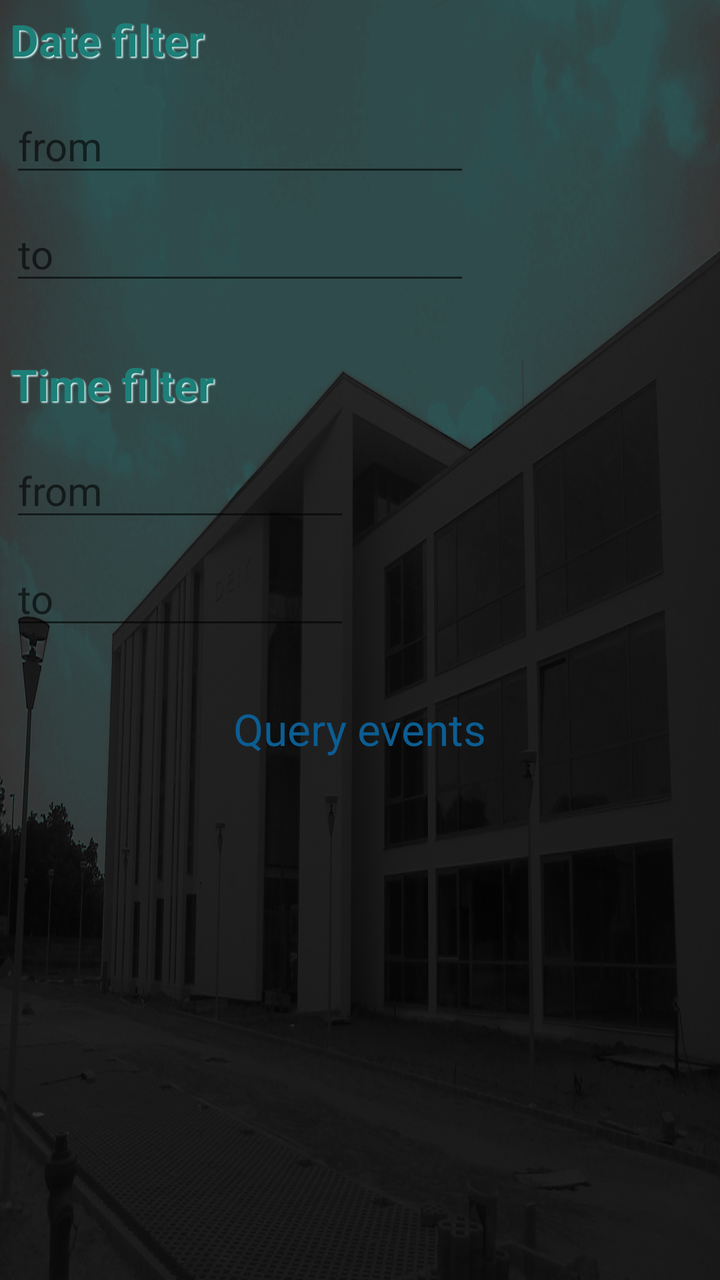
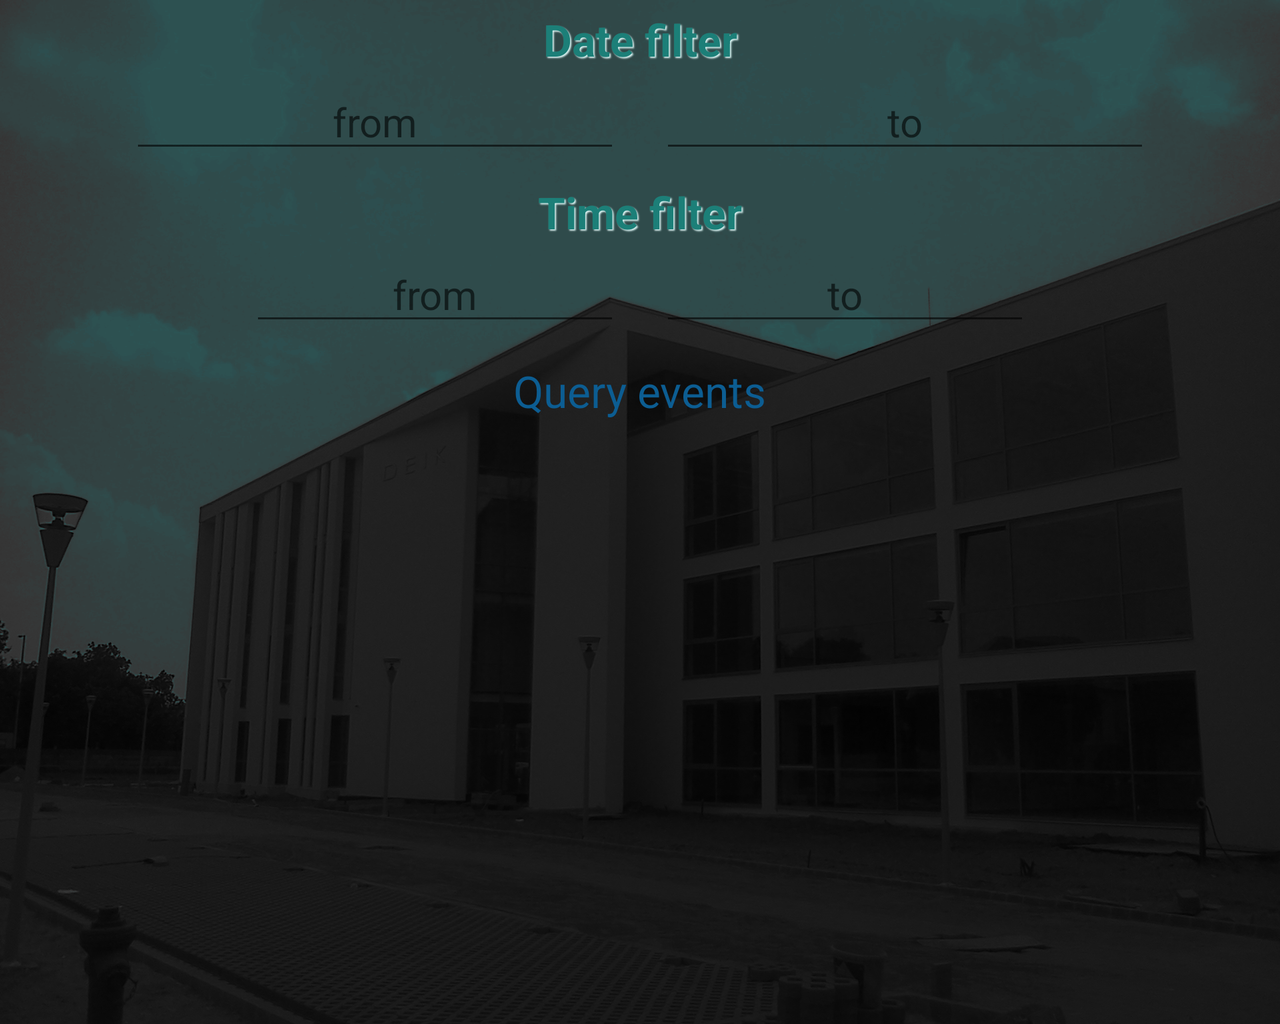

One screen, two layout resources from the same app: the default and the repository's alternative for another configuration. Each is rendered where Android would select it; the XML of both is given below.
<!-- AndroidManifest.xml: application theme AppTheme -->
<!-- res/layout/fragment_welcome.xml -->
<ScrollView xmlns:android="http://schemas.android.com/apk/res/android"
    xmlns:tools="http://schemas.android.com/tools"
    android:layout_width="match_parent"
    android:layout_height="match_parent"
    android:background="@drawable/deik"
    android:padding="@dimen/paddingDefault" >

    <RelativeLayout
        android:layout_width="match_parent"
        android:layout_height="wrap_content" >

        <TextView
            android:id="@+id/textDateCategory"
            style="@style/MyTextView"
            android:layout_width="match_parent"
            android:layout_height="wrap_content"
            android:layout_marginBottom="@dimen/welcomeMarginBottom2"
            android:layout_marginRight="@dimen/welcomeMarginRight4"
            android:gravity="left"
            android:text="@string/dateFilter"
            android:textSize="@dimen/textBigSize"
            android:textStyle="bold" />

        <EditText
            android:id="@+id/textDateFrom"
            android:layout_width="match_parent"
            android:layout_height="wrap_content"
            android:layout_below="@+id/textDateCategory"
            android:layout_marginBottom="@dimen/welcomeMarginBottom3"
            android:layout_marginRight="@dimen/welcomeMarginRight2"
            android:focusable="false"
            android:gravity="left"
            android:hint="@string/hintDateFrom"
            android:textSize="@dimen/textNormalSize"
            tools:ignore="TextFields" />

        <EditText
            android:id="@+id/textDateTo"
            android:layout_width="match_parent"
            android:layout_height="wrap_content"
            android:layout_alignLeft="@+id/textDateFrom"
            android:layout_alignRight="@+id/textDateFrom"
            android:layout_below="@+id/textDateFrom"
            android:layout_marginBottom="@dimen/welcomeMarginBottom1"
            android:focusable="false"
            android:gravity="left"
            android:hint="@string/hintDateTo"
            android:textSize="@dimen/textNormalSize"
            tools:ignore="TextFields" />

        <TextView
            android:id="@+id/textTimeCategory"
            style="@style/MyTextView"
            android:layout_width="match_parent"
            android:layout_height="wrap_content"
            android:layout_below="@+id/textDateTo"
            android:layout_marginBottom="@dimen/welcomeMarginBottom2"
            android:layout_marginRight="@dimen/welcomeMarginRight4"
            android:gravity="left"
            android:text="@string/timeFilter"
            android:textSize="@dimen/textBigSize"
            android:textStyle="bold" />

        <EditText
            android:id="@+id/textTimeFrom"
            android:layout_width="match_parent"
            android:layout_height="wrap_content"
            android:layout_below="@+id/textTimeCategory"
            android:layout_marginBottom="@dimen/welcomeMarginBottom3"
            android:layout_marginRight="@dimen/welcomeMarginRight1"
            android:focusable="false"
            android:gravity="left"
            android:hint="@string/hintDateFrom"
            android:textSize="@dimen/textNormalSize" />

        <EditText
            android:id="@+id/textTimeTo"
            android:layout_width="match_parent"
            android:layout_height="wrap_content"
            android:layout_alignLeft="@+id/textTimeFrom"
            android:layout_alignRight="@+id/textTimeFrom"
            android:layout_below="@+id/textTimeFrom"
            android:focusable="false"
            android:gravity="left"
            android:hint="@string/hintDateTo"
            android:textSize="@dimen/textNormalSize" />

        <MultiAutoCompleteTextView
            android:id="@+id/autoCategories"
            style="@style/CustomAutoCompleteTextView"
            android:layout_width="match_parent"
            android:layout_height="wrap_content"
            android:layout_alignLeft="@id/textTimeTo"
            android:layout_below="@id/textTimeTo"
            android:layout_marginRight="@dimen/welcomeMarginRight3"
            android:layout_marginTop="@dimen/welcomeMarginTop2"
            android:hint="@string/hintCategory"
            android:inputType="textNoSuggestions"
            android:visibility="gone" />

        <MultiAutoCompleteTextView
            android:id="@+id/autoProviders"
            style="@style/CustomAutoCompleteTextView"
            android:layout_width="match_parent"
            android:layout_height="wrap_content"
            android:layout_alignLeft="@id/textTimeTo"
            android:layout_below="@id/autoCategories"
            android:layout_marginRight="@dimen/welcomeMarginRight3"
            android:layout_marginTop="@dimen/welcomeMarginTop2"
            android:hint="@string/hintProvider"
            android:inputType="textNoSuggestions"
            android:visibility="gone" />

        <MultiAutoCompleteTextView
            android:id="@+id/autoLocations"
            style="@style/CustomAutoCompleteTextView"
            android:layout_width="match_parent"
            android:layout_height="wrap_content"
            android:layout_alignLeft="@id/textTimeTo"
            android:layout_below="@id/autoProviders"
            android:layout_marginRight="@dimen/welcomeMarginRight3"
            android:layout_marginTop="@dimen/welcomeMarginTop2"
            android:hint="@string/hintLocation"
            android:inputType="textNoSuggestions"
            android:visibility="gone" />

        <Button
            android:id="@+id/btnQuery"
            android:layout_width="wrap_content"
            android:layout_height="wrap_content"
            android:layout_below="@+id/textTimeTo"
            android:layout_centerHorizontal="true"
            android:layout_marginTop="@dimen/welcomeMarginTop1"
            android:text="@string/query"
            android:textSize="@dimen/textBigSize" />
    </RelativeLayout>

</ScrollView>
<!-- resources referenced by this layout -->
<resources>
  <!-- from res/values-normal/ -->
  <dimen name="paddingDefault">5dp</dimen>
  <!-- from res/values-normal/ -->
  <dimen name="textBigSize">22sp</dimen>
  <!-- from res/values-normal/ -->
  <dimen name="textNormalSize">20sp</dimen>
  <!-- from res/values-normal/ -->
  <dimen name="welcomeMarginBottom1">30dp</dimen>
  <!-- from res/values-normal/ -->
  <dimen name="welcomeMarginBottom2">15dp</dimen>
  <!-- from res/values-normal/ -->
  <dimen name="welcomeMarginBottom3">10dp</dimen>
  <!-- from res/values-normal/ -->
  <dimen name="welcomeMarginRight1">180dp</dimen>
  <!-- from res/values-normal/ -->
  <dimen name="welcomeMarginRight2">120dp</dimen>
  <!-- from res/values-normal/ -->
  <dimen name="welcomeMarginRight3">60dp</dimen>
  <!-- from res/values-normal/ -->
  <dimen name="welcomeMarginRight4">34dp</dimen>
  <!-- from res/values-normal/ -->
  <dimen name="welcomeMarginTop1">30dp</dimen>
  <!-- from res/values-normal/ -->
  <dimen name="welcomeMarginTop2">20dp</dimen>
  <string name="dateFilter">Date filter</string>
  <string name="hintCategory">category</string>
  <string name="hintDateFrom">from</string>
  <string name="hintDateTo">to</string>
  <string name="hintLocation">location</string>
  <string name="hintProvider">provider</string>
  <string name="query">Query events</string>
  <string name="timeFilter">Time filter</string>
  <color name="black_almost">#434343</color>
  <color name="blue_light">#d4ebf2</color>
  <color name="bluish">#1c7f78</color>
  <color name="whitish">#d9f4f3</color>
  <!-- from res/values-normal/ -->
  <item name="shadowRadius" format="float" type="dimen">1.3</item>
  <!-- from res/values-normal/ -->
  <item name="shadowDx" format="float" type="dimen">1.5</item>
  <!-- from res/values-normal/ -->
  <item name="shadowDy" format="float" type="dimen">1.5</item>
  <style name="Button" parent="@android:style/Widget.Button">
          <item name="android:background">@drawable/button_background</item>
          <item name="android:textSize">@dimen/textNormalSize</item>
          <item name="android:textColor">@color/blue_dark</item>
      </style>
  <style name="TextView" parent="@android:style/Widget.TextView">
          <item name="android:textSize">@dimen/textSize</item>
      </style>
  <style name="ListView" parent="@android:style/Widget.ListView">
          <item name="android:cacheColorHint">@android:color/transparent</item>
          <item name="android:scrollingCache">false</item>
          <item name="android:listSelector">@drawable/listitem_selector</item>
      </style>
  <style name="EditText" parent="@android:style/Widget.EditText">
          <item name="android:background">@drawable/edittext_background</item>
          <item name="android:textColor">@color/black_almost</item>
      </style>
  <style name="ActionBar" parent="@style/Widget.AppCompat.ActionBar">
          <item name="titleTextStyle">@style/TitleText</item>
          <item name="background">@color/blue_verylight</item>
      </style>
  <style name="ActionBarTab" parent="Widget.AppCompat.ActionBar.TabView">
          <item name="android:background">@drawable/tab_background</item>
          <item name="android:paddingLeft">0dp</item>
          <item name="android:paddingRight">0dp</item>
      </style>
  <style name="ActionBarTabText" parent="Widget.AppCompat.ActionBar.TabText">
          <item name="textAllCaps">false</item>
          <item name="android:textColor">@color/black_almost</item>
      </style>
  <color name="blue_dark">#0c5d92</color>
  <!-- from res/values-normal/ -->
  <dimen name="textSize">18sp</dimen>
  <style name="TitleText" parent="@style/TextAppearance.AppCompat.Widget.ActionBar.Title">
          <item name="android:textColor">@color/gray_dark</item>
      </style>
  <color name="blue_verylight">#f3f9ff</color>
  <color name="orange">#ff7800</color>
  <color name="gray_dark">#666666</color>
  <color name="blue">#8dd8f8</color>
</resources>
<!-- res/layout-land/fragment_welcome.xml (the repository's variant of the layout above) -->
<!-- drawn on the phone turned sideways -->
<ScrollView xmlns:android="http://schemas.android.com/apk/res/android"
    xmlns:tools="http://schemas.android.com/tools"
    android:layout_width="match_parent"
    android:layout_height="match_parent"
    android:background="@drawable/deik"
    android:padding="@dimen/paddingDefault" >

    <LinearLayout
        android:layout_width="match_parent"
        android:layout_height="wrap_content"
        android:orientation="vertical" >

        <TextView
            android:id="@+id/textDateCategory"
            style="@style/MyTextView"
            android:layout_width="match_parent"
            android:layout_height="wrap_content"
            android:layout_marginBottom="@dimen/welcomeMarginBottom"
            android:gravity="center"
            android:text="@string/dateFilter"
            android:textSize="@dimen/textBigSize"
            android:textStyle="bold" />

        <LinearLayout
            android:layout_width="match_parent"
            android:layout_height="wrap_content"
            android:orientation="horizontal" >

            <EditText
                android:id="@+id/textDateFrom"
                android:layout_width="0dp"
                android:layout_height="wrap_content"
                android:layout_marginLeft="@dimen/welcomeMarginLeft2"
                android:layout_marginRight="@dimen/welcomeMarginRight3"
                android:layout_weight="1"
                android:focusable="false"
                android:gravity="center"
                android:hint="@string/hintDateFrom"
                android:textSize="@dimen/textNormalSize"
                tools:ignore="TextFields" />

            <EditText
                android:id="@+id/textDateTo"
                android:layout_width="0dp"
                android:layout_height="wrap_content"
                android:layout_marginLeft="@dimen/welcomeMarginLeft3"
                android:layout_marginRight="@dimen/welcomeMarginRight2"
                android:layout_weight="1"
                android:focusable="false"
                android:gravity="center"
                android:hint="@string/hintDateTo"
                android:textSize="@dimen/textNormalSize"
                tools:ignore="TextFields" />
        </LinearLayout>

        <TextView
            android:id="@+id/textTimeCategory"
            style="@style/MyTextView"
            android:layout_width="match_parent"
            android:layout_height="wrap_content"
            android:layout_marginBottom="@dimen/welcomeMarginBottom"
            android:layout_marginLeft="@dimen/welcomeMarginLeft3"
            android:layout_marginRight="@dimen/welcomeMarginRight3"
            android:layout_marginTop="@dimen/welcomeMarginTop3"
            android:gravity="center"
            android:text="@string/timeFilter"
            android:textSize="@dimen/textBigSize"
            android:textStyle="bold" />

        <LinearLayout
            android:layout_width="match_parent"
            android:layout_height="wrap_content"
            android:orientation="horizontal" >

            <EditText
                android:id="@+id/textTimeFrom"
                android:layout_width="0dp"
                android:layout_height="wrap_content"
                android:layout_marginLeft="@dimen/welcomeMarginLeft1"
                android:layout_marginRight="@dimen/welcomeMarginRight3"
                android:layout_weight="1"
                android:focusable="false"
                android:gravity="center"
                android:hint="@string/hintDateFrom"
                android:textSize="@dimen/textNormalSize" />

            <EditText
                android:id="@+id/textTimeTo"
                android:layout_width="0dp"
                android:layout_height="wrap_content"
                android:layout_marginLeft="@dimen/welcomeMarginLeft3"
                android:layout_marginRight="@dimen/welcomeMarginRight1"
                android:layout_weight="1"
                android:focusable="false"
                android:gravity="center"
                android:hint="@string/hintDateTo"
                android:textSize="@dimen/textNormalSize" />
        </LinearLayout>

        <LinearLayout
            android:layout_width="match_parent"
            android:layout_height="wrap_content"
            android:orientation="horizontal" >

            <MultiAutoCompleteTextView
                android:id="@+id/autoCategories"
                style="@style/CustomAutoCompleteTextView"
                android:layout_width="0dp"
                android:layout_height="wrap_content"
                android:layout_marginTop="@dimen/welcomeMarginTop1"
                android:layout_weight="1.5"
                android:gravity="center"
                android:hint="@string/hintCategory"
                android:inputType="textNoSuggestions"
                android:visibility="gone" />

            <MultiAutoCompleteTextView
                android:id="@+id/autoLocations"
                style="@style/CustomAutoCompleteTextView"
                android:layout_width="0dp"
                android:layout_height="wrap_content"
                android:layout_marginTop="@dimen/welcomeMarginTop1"
                android:layout_weight="1"
                android:gravity="center"
                android:hint="@string/hintLocation"
                android:inputType="textNoSuggestions"
                android:visibility="gone" />

            <MultiAutoCompleteTextView
                android:id="@+id/autoProviders"
                style="@style/CustomAutoCompleteTextView"
                android:layout_width="0dp"
                android:layout_height="wrap_content"
                android:layout_marginTop="@dimen/welcomeMarginTop1"
                android:layout_weight="1.5"
                android:gravity="center"
                android:hint="@string/hintProvider"
                android:inputType="textNoSuggestions"
                android:visibility="gone" />
        </LinearLayout>

        <Button
            android:id="@+id/btnQuery"
            android:layout_width="wrap_content"
            android:layout_height="wrap_content"
            android:layout_gravity="center"
            android:layout_marginTop="@dimen/welcomeMarginTop2"
            android:text="@string/query"
            android:textSize="@dimen/textBigSize" />
    </LinearLayout>

</ScrollView>
<!-- resources referenced by the variant -->
<!-- as the phone turned sideways resolves them -->
<resources>
  <!-- from res/values-normal/ -->
  <dimen name="paddingDefault">5dp</dimen>
  <!-- from res/values-normal/ -->
  <dimen name="textBigSize">22sp</dimen>
  <!-- from res/values-normal/ -->
  <dimen name="textNormalSize">20sp</dimen>
  <!-- from res/values-normal-land/ -->
  <dimen name="welcomeMarginBottom">3dp</dimen>
  <!-- from res/values-normal-land/ -->
  <dimen name="welcomeMarginLeft1">120dp</dimen>
  <!-- from res/values-normal-land/ -->
  <dimen name="welcomeMarginLeft2">60dp</dimen>
  <!-- from res/values-normal-land/ -->
  <dimen name="welcomeMarginLeft3">10dp</dimen>
  <!-- from res/values-normal-land/ -->
  <dimen name="welcomeMarginRight1">120dp</dimen>
  <!-- from res/values-normal-land/ -->
  <dimen name="welcomeMarginRight2">60dp</dimen>
  <!-- from res/values-normal-land/ -->
  <dimen name="welcomeMarginRight3">10dp</dimen>
  <!-- from res/values-normal-land/ -->
  <dimen name="welcomeMarginTop1">20dp</dimen>
  <!-- from res/values-normal-land/ -->
  <dimen name="welcomeMarginTop2">13dp</dimen>
  <!-- from res/values-normal-land/ -->
  <dimen name="welcomeMarginTop3">10dp</dimen>
  <string name="dateFilter">Date filter</string>
  <string name="hintCategory">category</string>
  <string name="hintDateFrom">from</string>
  <string name="hintDateTo">to</string>
  <string name="hintLocation">location</string>
  <string name="hintProvider">provider</string>
  <string name="query">Query events</string>
  <string name="timeFilter">Time filter</string>
  <color name="black_almost">#434343</color>
  <color name="blue_light">#d4ebf2</color>
  <color name="bluish">#1c7f78</color>
  <color name="whitish">#d9f4f3</color>
  <!-- from res/values-normal/ -->
  <item name="shadowRadius" format="float" type="dimen">1.3</item>
  <!-- from res/values-normal/ -->
  <item name="shadowDx" format="float" type="dimen">1.5</item>
  <!-- from res/values-normal/ -->
  <item name="shadowDy" format="float" type="dimen">1.5</item>
  <style name="Button" parent="@android:style/Widget.Button">
          <item name="android:background">@drawable/button_background</item>
          <item name="android:textSize">@dimen/textNormalSize</item>
          <item name="android:textColor">@color/blue_dark</item>
      </style>
  <style name="TextView" parent="@android:style/Widget.TextView">
          <item name="android:textSize">@dimen/textSize</item>
      </style>
  <style name="ListView" parent="@android:style/Widget.ListView">
          <item name="android:cacheColorHint">@android:color/transparent</item>
          <item name="android:scrollingCache">false</item>
          <item name="android:listSelector">@drawable/listitem_selector</item>
      </style>
  <style name="EditText" parent="@android:style/Widget.EditText">
          <item name="android:background">@drawable/edittext_background</item>
          <item name="android:textColor">@color/black_almost</item>
      </style>
  <style name="ActionBar" parent="@style/Widget.AppCompat.ActionBar">
          <item name="titleTextStyle">@style/TitleText</item>
          <item name="background">@color/blue_verylight</item>
      </style>
  <style name="ActionBarTab" parent="Widget.AppCompat.ActionBar.TabView">
          <item name="android:background">@drawable/tab_background</item>
          <item name="android:paddingLeft">0dp</item>
          <item name="android:paddingRight">0dp</item>
      </style>
  <style name="ActionBarTabText" parent="Widget.AppCompat.ActionBar.TabText">
          <item name="textAllCaps">false</item>
          <item name="android:textColor">@color/black_almost</item>
      </style>
  <color name="blue_dark">#0c5d92</color>
  <!-- from res/values-normal/ -->
  <dimen name="textSize">18sp</dimen>
  <style name="TitleText" parent="@style/TextAppearance.AppCompat.Widget.ActionBar.Title">
          <item name="android:textColor">@color/gray_dark</item>
      </style>
  <color name="blue_verylight">#f3f9ff</color>
  <color name="orange">#ff7800</color>
  <color name="gray_dark">#666666</color>
  <color name="blue">#8dd8f8</color>
</resources>
